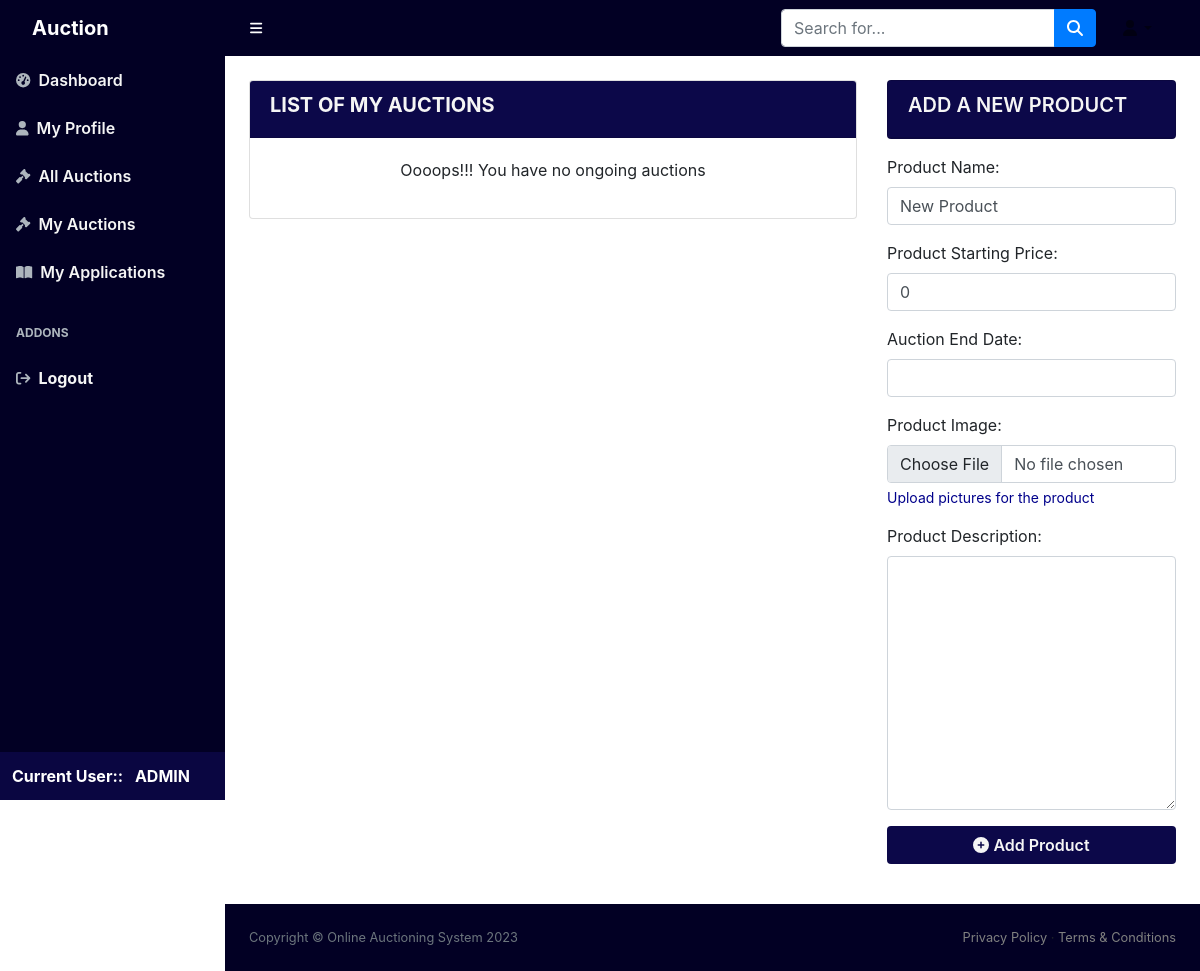
The app's page /my_auctions/ (signed in), older data.
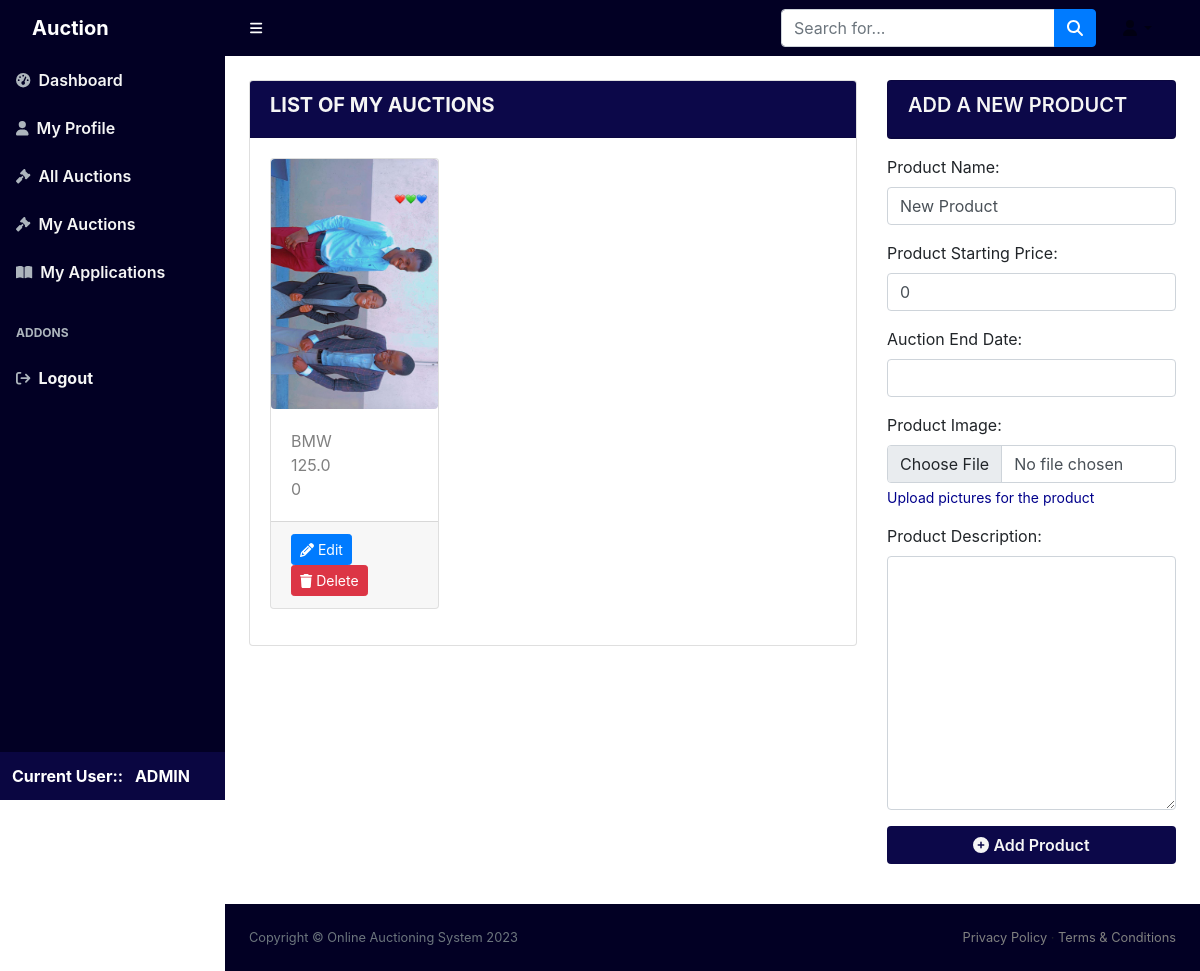
The same page, newer data.
### core/models.py (models this page shows, shortened)
class Product(models.Model):
    seller = models.ForeignKey(DjangoUser, on_delete=models.CASCADE, null=True)
    name = models.CharField(max_length=255, default="New Product")
    description = models.TextField(null=True)
    start_price = models.DecimalField(max_digits=10, decimal_places=2, default=0)
    end_time = models.DateTimeField(null=True)
    image = models.ImageField(upload_to='product_images/', null=True)

### core/views.py (the view)
# urls.py: path("my_auctions/", views.my_auctions, name="my_auctions"),
@login_required(login_url="login")
def my_auctions(request):
    user = request.user
    user_products = models.Product.objects.filter(seller=user)  # Getting user products
    if request.method == "POST":
        form = forms.ProductForm(request.POST, request.FILES)
        if form.is_valid():
            product = form.save(commit=False)
            product.seller = user
            product.save()
            messages.success(request, "Product added successfully.")
            return redirect("my_auctions")  # Redirect back to the same page
    else:
        form = forms.ProductForm()  # Creating a new form for rendering in the template
    return render(request, "core/my_auctions.html", {
        "form": form,
        "user_products": user_products,
    })

### core/forms.py
class ProductForm(ModelForm):
    class Meta:
        model = models.Product
        fields = ['name', 'description', 'start_price', 'end_time', 'image']
    def __init__(self, *args, **kwargs):
        super().__init__(*args, **kwargs)
        self.fields["name"].widget.attrs.update({
            "class":"form-control",
            "id": "name",
        })
        self.fields["start_price"].widget.attrs.update({
            "class":"form-control",
            "id": "start_price"
        })
        self.fields["end_time"].widget.attrs.update({
            "class":"form-control",
            "id": "end_time"
        })
        self.fields["image"].widget.attrs.update({
            "class":"form-control",
            "id": "image"
        })
        self.fields["description"].widget.attrs.update({
            "class":"form-control",
            "id": "description"
        })

### templates/core/my_auctions.html (shortened to what this page needs)
{% extends 'base.html' %}
{%block body%}
<div class="container-fluid p-4">
    <div class="row mb-3 gap-2 gap-md-0">
        <div class="col-md-8">
            <div class="card">
                <div class="card-header bg-darkblue">
                    <h5 style="color: whitesmoke;" class="fw-bold">LIST OF MY AUCTIONS</h5>
                </div>
                <div class="card-body">
                    <div class="row">
                        {% if user_products %}
                        {% for product in user_products %}
                        <div class="col-6 col-sm-4">
                            <div class="card mb-3">
                                <a href="{% url 'product_details' product.id %}">
                                    <img src="{{ product.image.url }}" alt="{{ product.name }}"
                                        class="image-small image-medium image-large rounded">
                                    <div class="card-body">
                                        <div>{{ product.name }}</div>
                                        <div class="row">
                                            <div class="col-6">{{ product.start_price }}</div>
                                        </div>
                                    </div>
                                </a>
                                <div class="card-footer mx-auto">
                                    <a href="{% url 'edit_product' product.id %}" class="btn btn-sm btn-primary">
                                        <i class="fa fa-pencil"></i> Edit
                                    </a>
                                    {% if product.id %}
                                    <a href="{% url 'delete_product' product.id %}" class="btn btn-sm btn-danger">
                                        <i class="fa fa-trash"></i> Delete
                                    </a>
                                    {% endif %}
                                </div>
                            </div>
                        </div>
                        {% endfor %}
                        {% else %}
                        <p class="text-center">Oooops!!! You have no ongoing auctions</p>
                        {% endif %}
                    </div>
                </div>
            </div>
        </div>
        <div class="col-md-4">
            <div class="sticky-form-container">
                <div class="card bg-darkblue mb-3">
                    <div class="card-header bg-darkblue">
                        <h5 style="color: whitesmoke;" class="fw-semibold ">ADD A NEW PRODUCT</h5>
                    </div>
                </div>
                <form method="post" enctype="multipart/form-data" action="">
                    <div class="mb-3">
                        <label for="name" class="">Product Name:</label><br>
                        {{ form.name }}
                    </div>
                    <div class="mb-3">
                        <label for="start_price">Product Starting Price:</label><br>
                        {{ form.start_price }}
                    </div>
                    <div class="mb-3">
                        <label for="end_time">Auction End Date:</label><br>
                        {{ form.end_time }}
                    </div>
                    <div class="mb-3">
                        <label for="description">Product Image:</label><br>
                        {{ form.image }}
                        <div id="product_image" class="form-text text-darkblue">Upload pictures for the product</div>
                    </div>
                    <div class="mb-3">
                        <label for="name">Product Description:</label><br>
                        {{ form.description }}
                    </div>
                    <button type="submit" class="btn bg-darkblue w-100 fw-semibold" style="color: whitesmoke;"><i
                            class="fa fa-plus-circle" aria-hidden="true"></i> Add Product</button>
                </form>
            </div>
        </div>
    </div>
</div>
{% endblock body %}

Row changes from the older to the newer data that the page shows:
added Product: image (picture), name "BMW", start_price "125.00", shows "Delete"
Text that changed along with them:
text no longer shown: "Oooops!!! You have no ongoing auctions"
